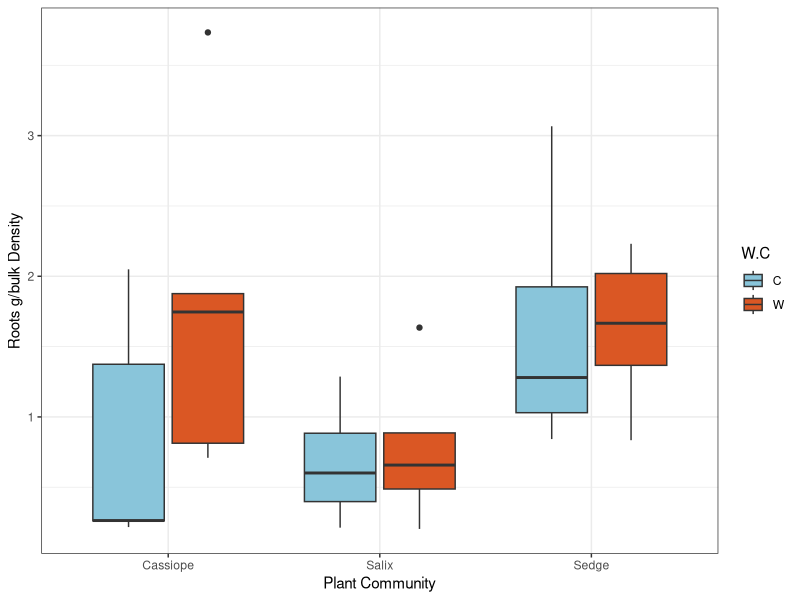
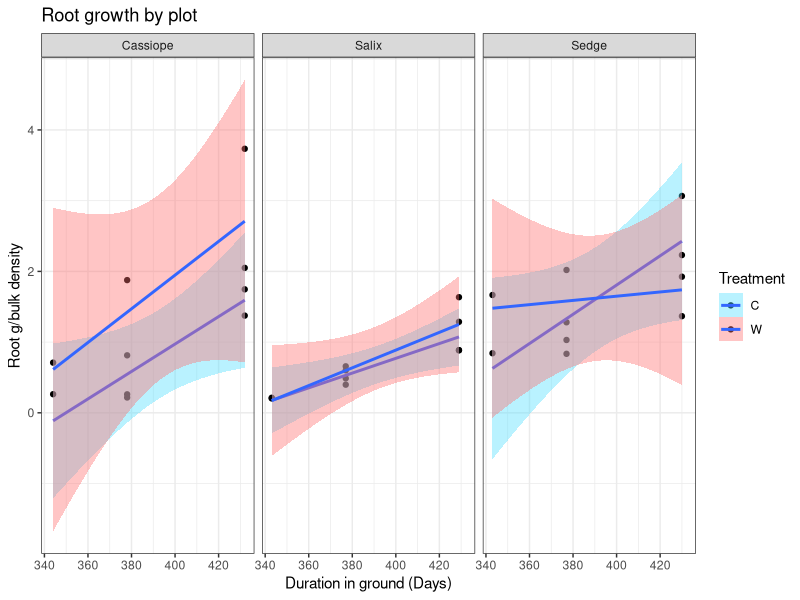
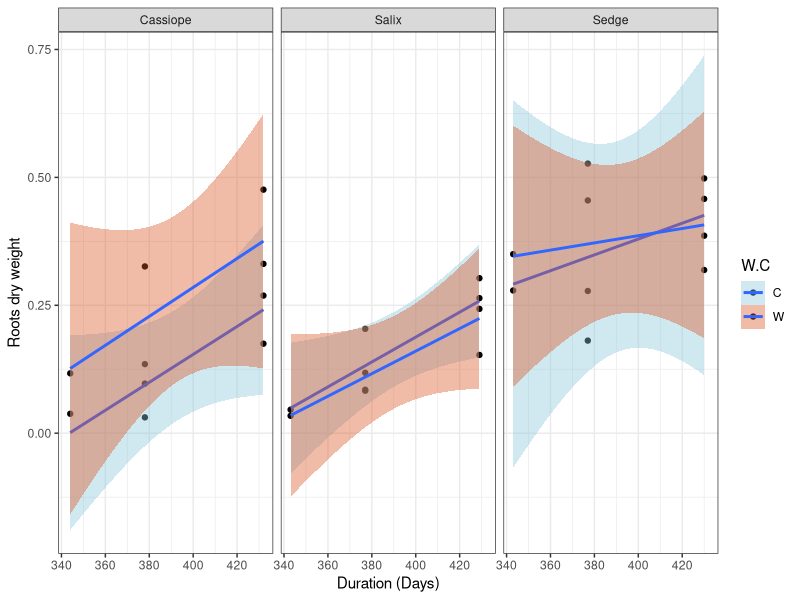
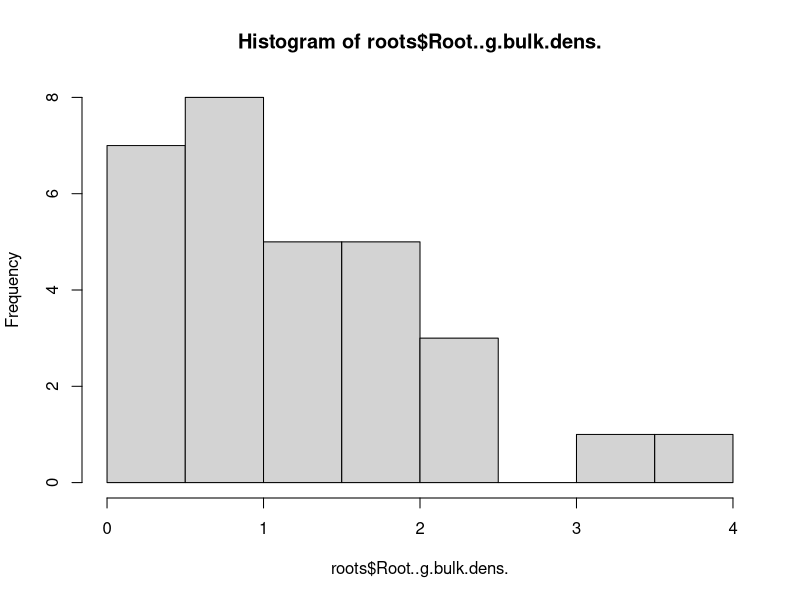
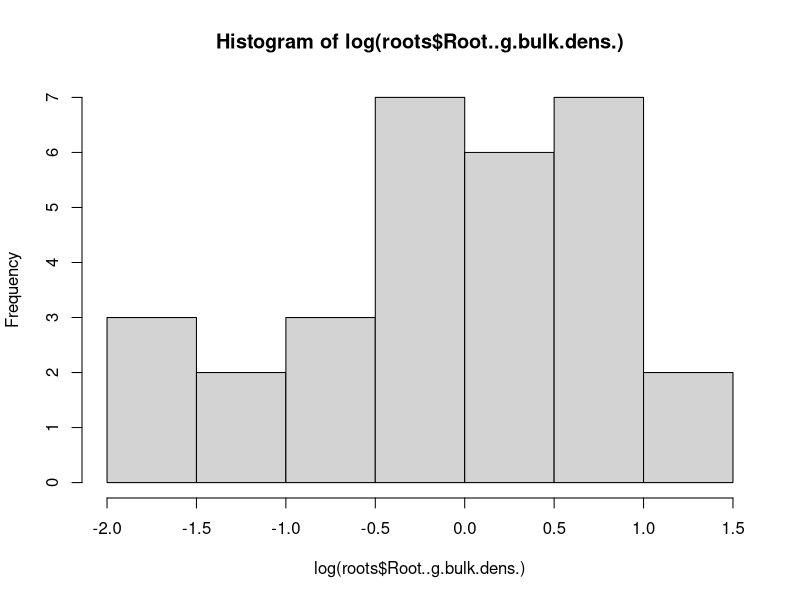
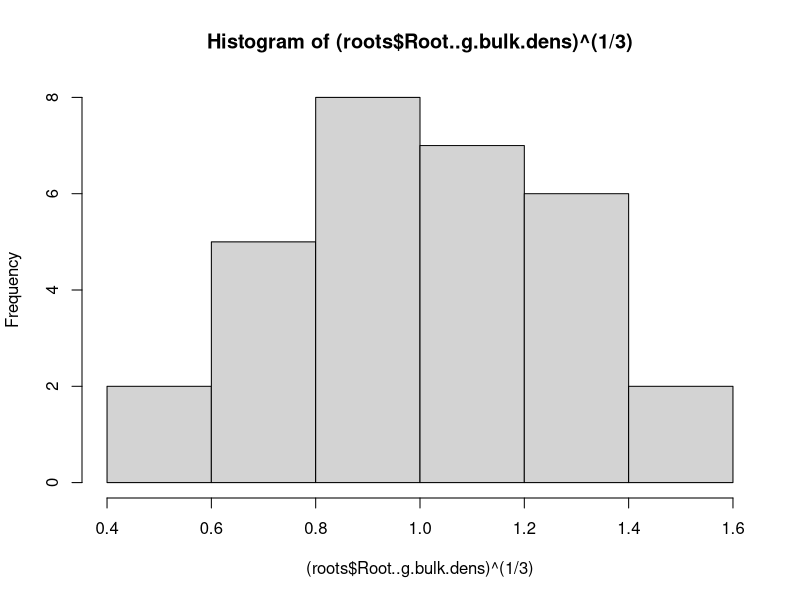

Recreate these plots in R, in order.
# Starting analysis on Root Core Data October 2023

library(ggplot2)
library(tidyr)
library(dplyr)
library(tidyverse)
library(lubridate)
library(lme4)
library(lmerTest)

setwd("/Users/mfilewych1/Documents/GitHub/Garibaldi/Root_cores_analysis")
roots <- read.csv("Alpine_cores_names_2023_Complete.csv")

str(roots)
names(roots)

#changing Meadow to Sedge
roots <- mutate(roots, Subsite = if_else(Subsite== "Meadow", "Sedge", Subsite))

#adding new colum with duration of cores in the ground
roots <-mutate(roots, Time_in_ground=interval(mdy(Date.of.installment), mdy(Date.of.removal))) %>% 
mutate(., Duration= int_length(Time_in_ground)/86400) %>%
  mutate(., Season=case_when(Duration<360 ~ "Early Summer",
                             Duration>400 ~ "Late Summer",
                             TRUE ~"Mid Summer"))
              
# plots
ggplot(roots, aes(x=Subsite, y=Root..g.bulk.dens., fill=W.C))+
  geom_boxplot(aes(fill=W.C))+
  ylab("Roots g/bulk Density")+ theme_bw() + xlab("Plant Community") +
  scale_fill_manual(values=c( "#89C5DA", "#DA5724")) #+


ggplot(roots, aes(x=Duration, y=Root..g.bulk.dens., fill=W.C))+
  geom_point(aes(fill=W.C))+
  geom_smooth(method="lm")+
  facet_wrap(~Subsite)+
  theme(axis.text = element_text(size = 14), 
        axis.title = element_text(size = 14)
        ) +
  ylab("Root g/bulk density")+ theme_bw() + xlab("Duration in ground (Days)") +
  labs(title = "Root growth by plot", fill="Treatment")+
  scale_fill_manual(values=c( "#50DFFF", "#FF7070")) 

ggplot(roots, aes(x=Duration, y=Roots.dry.weight..g., fill=W.C))+
  geom_point(aes(fill=W.C))+
  geom_smooth(method="lm")+
  facet_wrap(~Subsite)+
  ylab("Roots dry weight")+ theme_bw() + xlab("Duration (Days)") +
  scale_fill_manual(values=c( "#89C5DA", "#DA5724")) #+

# ANOVA analysis

# check distribution
hist(roots$Root..g.bulk.dens.)
#Check transformation to normal
hist(log(roots$Root..g.bulk.dens.))
hist((roots$Root..g.bulk.dens)^(1/3)) 
roots <- mutate(roots, RootsBulkCubr = Root..g.bulk.dens.^(1/3))

ModelA <- aov(data = roots , formula = RootsBulkCubr ~ Subsite*W.C*Season)
summary(ModelA)
TukeyHSD(ModelA)

# linear  model
LinearA <- lm(data = roots, formula = roots$RootsBulkCubr ~ Duration*Subsite*W.C)
summary(LinearA)
